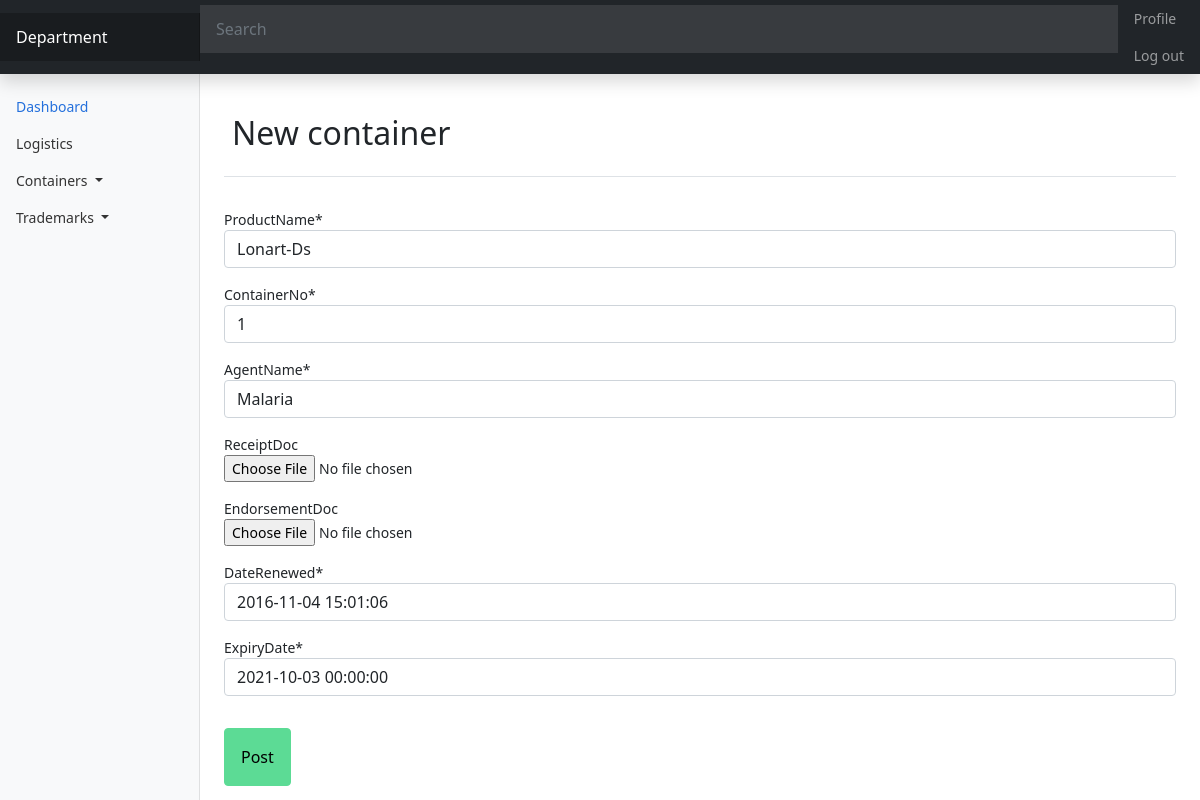
Screenshot of /container/1/update/ (signed in) with the database file from the repository.
### app/models.py (models this page shows, shortened)
class Container(models.Model):
    productName = models.CharField(max_length=100)
    containerNo = models.CharField(max_length=100)
    agentName = models.CharField(max_length=100)
    receiptDoc = models.FileField(upload_to='receipts', null=True, blank=True)
    endorsementDoc = models.FileField(upload_to='endorsements', null=True, blank=True)
    dateCreated = models.DateTimeField(default=timezone.now)
    dateRenewed = models.DateTimeField(default=timezone.now)
    expiryDate = models.DateTimeField(default=timezone.now)
    uploadedBy = models.ForeignKey(User, on_delete=models.RESTRICT)

### app/views.py (the view, shortened to what this page needs)
# urls.py: path('container/<int:pk>/update/', ContainerUpdateView.as_view(), name='container-update'),
class ContainerUpdateView(LoginRequiredMixin, UpdateView):
    model = Container
    fields = ['productName', 'containerNo', 'agentName', 'receiptDoc', 'endorsementDoc', 'dateRenewed', 'expiryDate']
    success_url = '/container'

### app/templates/app/container_form.html (shortened to what this page needs)
{% extends "app/base.html" %}
{% load crispy_forms_tags %}
{% block content %}
{% load static %}
<body class="bodie">
    <header class="navbar navbar-dark sticky-top bg-dark flex-md-nowrap p-0 shadow">
        <a class="navbar-brand col-md-3 col-lg-2 me-0 px-3" href="#">Department</a>
        <input class="form-control form-control-dark w-100" type="text" placeholder="Search" aria-label="Search">
        <div class="navbar-nav">
          <div class="nav-item text-nowrap">
            {% if user.is_authenticated %}
              <a class="nav-link px-3" href="{% url 'profile' %}">Profile</a>
              <a class="nav-link px-3" href="{% url 'logout' %}">Log out</a>
            {% else %}
              <a class="nav-link px-3" href="{% url 'login' %}">Login</a>
            {% endif %}
          </div>
        </div>
      </header>
      <section>
        <div class="container">
          <div class="row">
            <nav id="sidebarMenu" class="col-md-3 mt-4 col-lg-2 d-md-block bg-light sidebar collapse">
              <div class="pt-3">
                <ul class="nav flex-column">
                  <li class="nav-item">
                    <a class="nav-link active" aria-current="page" href="#">
                      Dashboard
                    </a>
                  </li>
                  <li class="nav-item">
                    <a class="nav-link" href="{% url 'app-dashboard' %}">
                      Logistics
                    </a>
                  </li>
                  <li class="nav-item dropdown">
                    <a class="nav-link dropdown-toggle" id="dropdownMenuLink" href="#" data-bs-toggle="dropdown" aria-expanded="false">
                      Containers
                    </a>
                  </li>
                  <li class="nav-item">
                    <a class="nav-link dropdown-toggle" id="dropdownMenuLink2" href="#" data-bs-toggle="dropdown" aria-expanded="false">
                      Trademarks
                    </a>
                  </li>
                </div>
              </div>
          </div>
      </section>
      <section class="col-md-9 ms-sm-auto col-lg-10 px-md-4 dashsec">
        <div class="d-flex justify-content-between flex-wrap flex-md-nowrap mt-3 align-items-center pt-3 pb-2 mb-3 border-bottom">
          <h1 class="h2 p-2">New container</h1>
        </div>
        <div class="content-section">
            <form method="POST" enctype="multipart/form-data">
                <fieldset class="form-group mb-3">
                   <p class="mb-3"> {{ form|crispy }} </p>
                </fieldset>
                <div class="mt-3 mb-3 form-group">
                    <button class="btn btn-primary py-3 p-3" type="submit">Post</button>
                </div>
            </form>
        </div>
      </section>
</body>
</html>
{% endblock %}

### rows the page displays
Container: productName "Lonart-Ds", containerNo "1", agentName "Malaria", dateRenewed "2016-11-04 15:01:06", expiryDate "2021-10-03 00:00:00"
